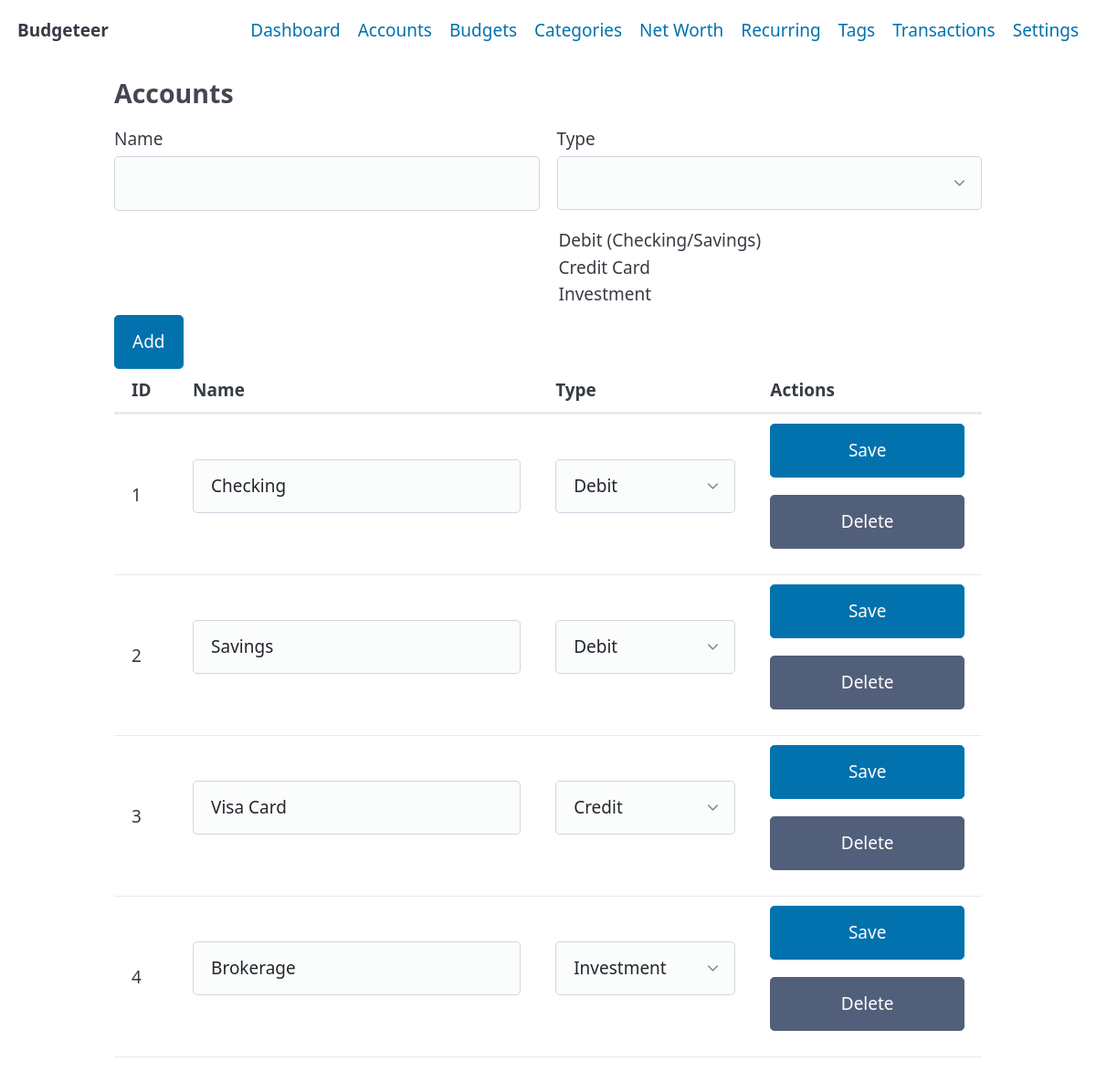
Screenshot of /accounts/ with the database file from the repository.
### tables this page shows
CREATE TABLE accounts (
  id INTEGER PRIMARY KEY,
  name TEXT NOT NULL,
  type TEXT NOT NULL CHECK (type IN ('debit','credit','investment')),
  last4 TEXT
);

### app/routes/accounts.py (the view, shortened to what this page needs)
@accounts_bp.route("/", methods=["GET", "POST"])
def index():
    accts = AccountRepository.get_all()
    return render_template("accounts.html", accounts=accts)

### app/repositories/account_repository.py (called while the page is built)
    @staticmethod
    def get_all() -> List[dict]:
        with get_db() as db:
            return db.execute("SELECT * FROM accounts ORDER BY id").fetchall()

### db.py (called while the page is built)
@contextmanager
def get_db():
    conn = sqlite3.connect(DB_PATH)
    conn.row_factory = sqlite3.Row
    try:
        yield conn
        conn.commit()
    finally:
        conn.close()

### templates/accounts.html (shortened to what this page needs)
{% extends 'layout.html' %}
{% block content %}
<h3>Accounts</h3>
<form method="post">
    <div class="grid">
        <label>Name <input name="name" required></label>
        <label>Type
            <select name="type">
                <select name="type" required>
                    <option value="debit">Debit (Checking/Savings)</option>
                    <option value="credit">Credit Card</option>
                    <option value="investment">Investment</option>
                </select>
            </select>
        </label>
    </div>
    <button>Add</button>
</form>
<table>
    <thead>
        <tr>
            <th>ID</th>
            <th>Name</th>
            <th>Type</th>
            <th>Actions</th>
        </tr>
    </thead>
    <tbody>
        {% for a in accounts %}
        <tr>
            <td>{{ a['id'] }}</td>
            <td>
                <form method="post"
                    action="{{ url_for('accounts.update', account_id=a['id']) }}">
                    <input name="name" value="{{ a['name'] }}" required>
                </td>
                <td>
                    <select name="type" required>
                        <option value="debit" {% if a['type'] == 'debit'
                            %}selected{% endif %}>Debit</option>
                        <option value="credit" {% if a['type'] == 'credit'
                            %}selected{% endif %}>Credit</option>
                        <option value="investment" {% if a['type'] ==
                            'investment' %}selected{% endif
                            %}>Investment</option>
                    </select>
                </td>
                <td>
                    <button type="submit">Save</button>
                <form method="post"
                    action="{{ url_for('accounts.delete', account_id=a['id']) }}"
                    style="display:inline"
                    onsubmit="return confirm('Delete this account and related data?');">
                    <button type="submit" class="secondary">Delete</button>
                </form>
            </td>
        </tr>
        {% endfor %}
    </tbody>
</table>
{% endblock %}

### rows the page displays
accounts: id "1", name "Checking", type "Debit"
accounts: id "2", name "Savings", type "Debit"
accounts: id "3", name "Visa Card", type "Credit"
accounts: id "4", name "Brokerage", type "Investment"
